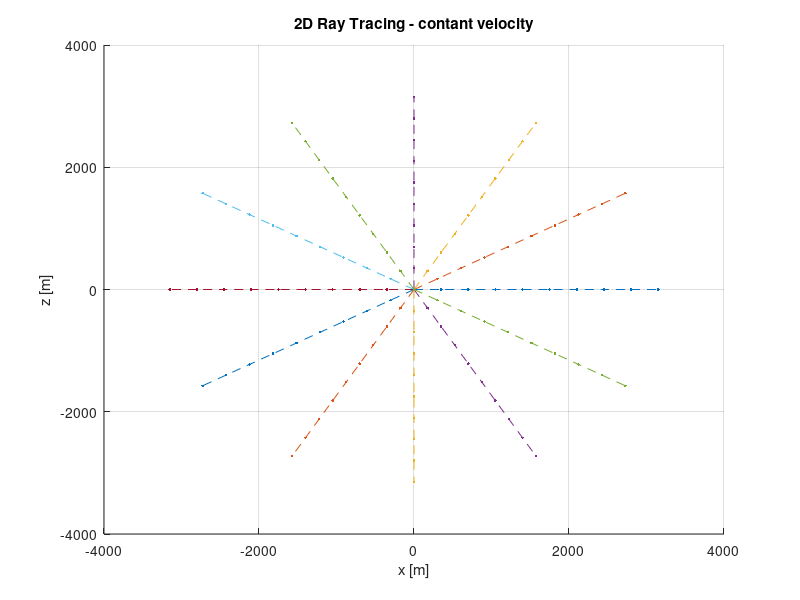

The MATLAB source for this figure: (Note: this script raises an error after producing the figure.)
%% Exercise Set 3 GEOV265 - Tiffany Ajayi



%% Oppgave 3 - Numerical Ray Tracing

clear all; close all;

    
% 3b) 


xs = 0; % staring position source x
zs = 0; % staring position source z

v = 3500; % constant velocity

phi = [0:30:330]; % take-off angles
nphi = length(phi);



dt = 0.1; % time stamp
nt = 10; % number of steps

% giving sizes to the arrays
xray = zeros(nt,1); 
zray = zeros(nt,1);
pxray = xray;
pzray = xray;

xray(1) = xs;
zray(1) = zs;

figure(10)
hold on, grid on, title('2D ray equations – Constant velocity')
xlabel('x-axis'), ylabel('y-axis')



for j = 1:nphi % Loop through the take of angle at posistion 

pxray(1) = cosd(phi(j))/v; % slowness vector 
pzray(1) = sind(phi(j))/v;

    for i = 1:10-1 % Loop through time steps to calculate the ray position 
    
        % C qaalculating the next x and z posisition using the take off angle
        % and velocity 
        xray(i+1) = xray(i) + dt * v^2 * pxray(1); 
        zray(i+1) = zray(i) + dt * v^2 * pzray(1);
        
        % The next step for x and z
        pxray(i+1) = pxray(i);
        pzray(i+1) = pxray(i);
       
    end 

    plot(xray,zray,'.--')
    title('2D Ray Tracing - contant velocity') 
    ylabel('z [m]')
    xlabel('x [m]') 
    
end

legend(string(phi) + '°', 'Location', 'eastoutside')
    
% 3c)
    
    % The travel time can be expressed as tt =  dt*nt
    % nt is the number of time steps, and dt is the time interval



 clear ver


%% 3d) 




xs = 0; % staring position
zs = 0;

v = 3500; % constant velocity

phi = [0:30:330]; % take-off angles
nphi = length(phi);



dt = 0.1; % time stamp
nt = 10; % number of steps

% giving sizes to the arrays
xray = zeros(nt,1); 
zray = zeros(nt,1);
pxray = xray;
pzray = xray;

xray(1) = xs;
zray(1) = zs;



c(1) = 1.6 - 0.45.*zs % Velocity 

z = zs + dt; % 

zh = 1.6-0.45*z - c(1);

df = zh/z;


figure(2)
hold on, grid on 



for j = 1:nphi

c = 1.6 - 0.45.*zs;

pxray(1) = cosd(phi(j))./c;
pzray(1) = sind(phi(j))./c;



    for i = 1:10-1
    
        xray(i+1) = xray(i) + dt *c.^2* pxray(i);
        zray(i+1) = zray(i) + dt *c.^2* pzray(i);
        
        
        pxray(i+1) = pxray(i);
        pzray(i+1) = pzray(i) -1/c * df*dt;

        c = 1.6 - 0.45.*zray(i+1);
    end 
    
   
    plot(xray,zray,'.--')
    title('2D Ray Tracing') 
    ylabel('z [km]')
    xlabel('x [km]') 
   

end

legend(string(phi) + '°', 'Location', 'eastoutside')

clear var;
   
%% 3e)


xs = 0;
zs = -1;

phi = [0:30:330];
nphi = length(phi);

ZZ = [-4:0.1:2];
XX = [2:0.1:2];

Vel = 1.6-0.45*ZZ;

vs = interp1(ZZ,Vel,zs);

dvdz = -0.45;

dt = 0.1;
nt = 10;

xray = zeros(1,nt);
zray = zeros(1,nt);
px = zeros(1,nt);
pz = zeros(1,nt);

xray(1) = xs;
zray(1) = zs;

figure(3)
hold on, grid on


for j = 1:nphi

    px(1) = cosd(phi(j))/vs;
    pz(1) = sind(phi(j))/vs;


    for i = 1:10-1

        vq =interp1(ZZ,Vel,zray(i));
        
        xray(i+1) = xray(i) + dt *vq.^2* px(i);
        zray(i+1) = zray(i) + dt *vq.^2* pz(i);
        

        px(i+1) = px(i);
        pz(i+1) = pz(i) - dvdz*dt/vq;

    
    end 
    
   
    plot(xray,zray,'.--')
    title('2D Ray Tracing - interpolation') 
    ylabel('z [km]')
    xlabel('x [km]') 
   


end

legend(string(phi) + '°', 'Location', 'eastoutside')

%% 3f)

clear all; close all;

dir = [45:1:135];
nphi = length(dir);

dx = 0.01;
z = [-1.5: dx: 0];
x = [3.5: dx: 6];

[XX, ZZ]= meshgrid(x,z);

xs = [4.68, 0, -1.5];

x0 = [4.6, 0, -0.6] 

r0 = 0.3;

r = sqrt((XX-x0(1)).^2 + (ZZ-x0(3)).^2);

cc = 1.6-0.45.*ZZ-0.8*exp(-r.^2/r0^2);
    
  
vs = interp2(XX,ZZ,cc,xs(1),xs(3));

[dfdx, dfdz] = gradient(cc, dx, dx);

dt = 0.1;
nt = 50;

xray = zeros(1,nt);
zray = zeros(1,nt);
px = zeros(1,nt);
pz = zeros(1,nt);

xray(1) = xs(1);
zray(1) = xs(3);


figure(4)
hold on, grid on
imagesc(x, z, cc)
colorbar


for j = 1:nphi

    px(1) = cosd(dir(j))./vs;
    pz(1) = sind(dir(j))./vs;


    for i = 1:50-1

        vq = interp2(XX,ZZ,cc,xray(i),zray(i));
        
        dx_inter =interp2(XX,ZZ,dfdx,xray(i),zray(i));
        dz_inter =interp2(XX,ZZ,dfdz,xray(i),zray(i));
        
        xray(i+1) = xray(i) + dt *vq.^2* px(i);
        zray(i+1) = zray(i) + dt *vq.^2* pz(i);
        

        px(i+1) = px(i)- dx_inter*dt/vq;
        pz(i+1) = pz(i) - dz_inter*dt/vq;

    
    end 
    
    
    plot(xray,zray)
    title('Ray paths from the ’gas cloud Valhall’ model')

    xlabel('x [km]') 
    ylabel('z [km]')


end




% 3g)

    % Briefly discuss what you see in the figure (make sure to use the 
    % following terms: ray path, caustic, multipathing, low velocity layer).
    
    % The figure shows how the ray path travel through the medium, and how
    % they are influenced by the velocity of the material. The low-velocity
    % region slows down the ray, and that can be seen as the raypaths gets
    % delayed and will bend out. Above the gass cloud we see multiple ray paths
    % after being bend intefering with each other causingcustic network
    % The figure shows multipathing where the ray
    % propagates in a diffrent direction despite being in the same velocity
    % region.








%% Oppgave 4 – Geothermal Energy 

% 4a)

    % Geothermal Energy is renewable source that uses energy extracted 
    % from the heat of earths inner interior. The energy is a 
    % combination of diffrent origins/ sources, like residual heat from 
    % when earth was formed, Radioactive decay and Tectonic activity.
    % Geothermal Energy can play a big part of our climate goals. unlike
    % oil and gass, it is a sustainable and low emisstion energy source.
    % There are very little CO2 emission, and for some places like Iceland 
    % geothermal energy can eliminate fossil fuels for electricity
    % production and to heat Reykjavik sidewalks and eliminate the need 
    % for gritting.



% 4b)

    % Geophysics methodes can be very useful for Geothermal energy:
    % To confirm areas with potential geothermal energy production.
    % To be able to study and map the structures using seismic data. 
    % It is then possible to obtain 3D Vp and Vp/Vs velocity models.
    % This will help to understand the compoasition and fluid content.
    % Other Geophysics methodes that is useful for geothermal is 
    % to be able to maps faults and tectonic movement that are
    % relevant to geothermal systems. And monitoring of geothermal fields 
    % when fluid is injected
